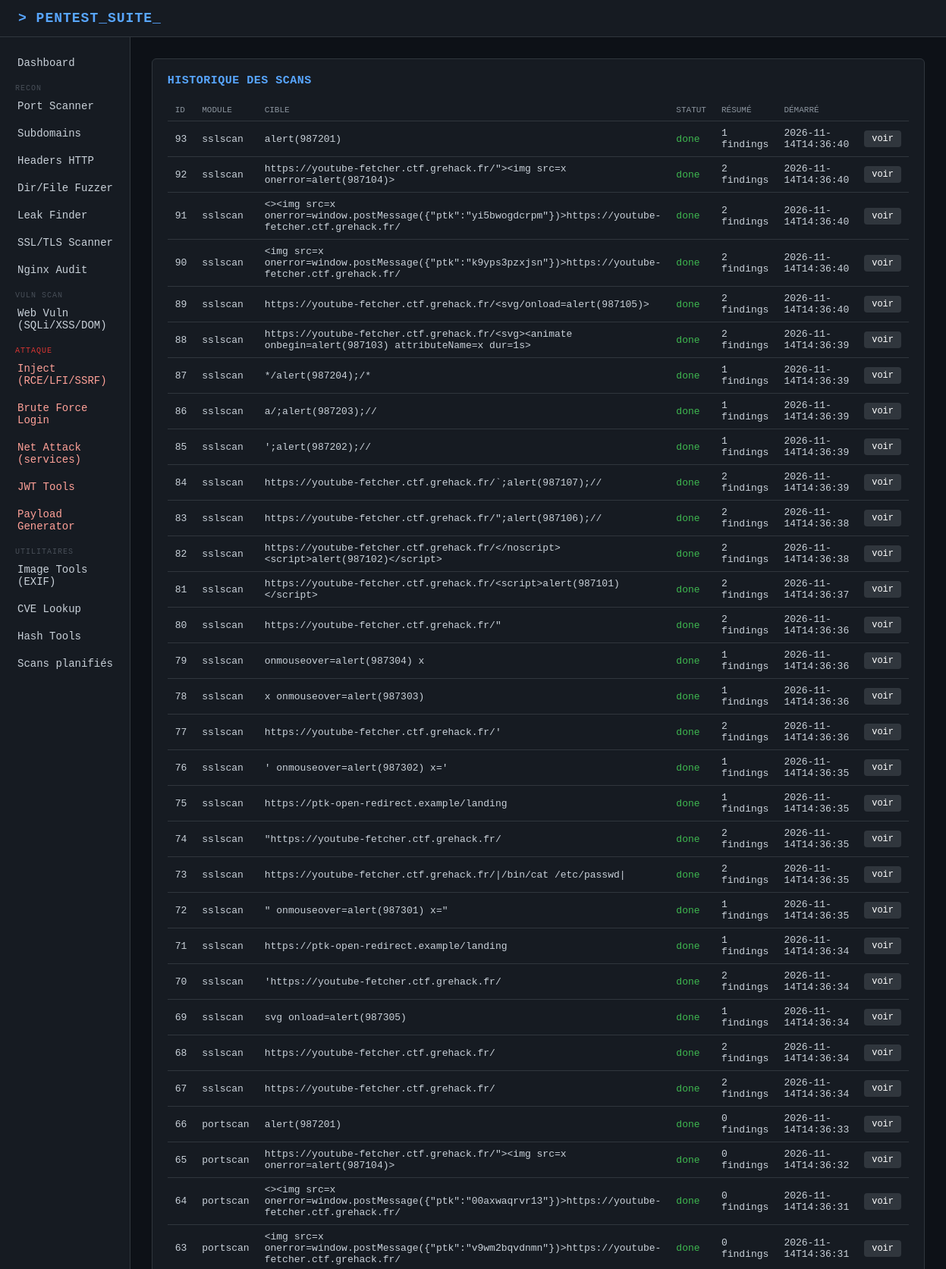
The page / (upper part) on the database its author committed.
### tables this page shows
CREATE TABLE scans (
            id INTEGER PRIMARY KEY AUTOINCREMENT,
            module TEXT NOT NULL,
            target TEXT NOT NULL,
            status TEXT NOT NULL,
            started_at TEXT NOT NULL,
            finished_at TEXT,
            summary TEXT
        );

### app.py (the view)
@app.route("/")
def dashboard():
    scans = db.list_scans()
    return render_template("dashboard.html", scans=scans)

### db.py (called while the page is built)
def get_conn():
    conn = sqlite3.connect(DB_PATH)
    conn.row_factory = sqlite3.Row
    return conn

def list_scans(limit=50):
    conn = get_conn()
    cur = conn.cursor()
    cur.execute("SELECT * FROM scans ORDER BY id DESC LIMIT ?", (limit,))
    scans = cur.fetchall()
    conn.close()
    return scans

### templates/dashboard.html
{% extends "base.html" %}
{% block content %}
<div class="card">
    <h2>Historique des scans</h2>
    <table>
        <tr>
            <th>ID</th>
            <th>Module</th>
            <th>Cible</th>
            <th>Statut</th>
            <th>Résumé</th>
            <th>Démarré</th>
            <th></th>
        </tr>
        {% for scan in scans %}
        <tr>
            <td>{{ scan['id'] }}</td>
            <td>{{ scan['module'] }}</td>
            <td>{{ scan['target'] }}</td>
            <td class="status-{{ scan['status'] }}">{{ scan['status'] }}</td>
            <td>{{ scan['summary'] or '-' }}</td>
            <td>{{ scan['started_at'][:19] }}</td>
            <td><a href="{{ url_for('scan_result', scan_id=scan['id']) }}" class="btn btn-secondary" style="padding:4px 10px; margin:0; font-size:12px;">voir</a></td>
        </tr>
        {% else %}
        <tr>
            <td colspan="7">Aucun scan pour le moment.</td>
        </tr>
        {% endfor %}
    </table>
</div>
{% endblock %}

### static/css/style.css (style rules this page uses)
* { box-sizing: border-box; margin: 0; padding: 0; }
body { background: #0d1117; color: #c9d1d9; font-family: "Consolas", "Courier New", monospace; min-height: 100vh; }
.card { background: #161b22; border: 1px solid #30363d; border-radius: 6px; padding: 20px; margin-bottom: 20px; }
.card h2 { font-size: 15px; color: #58a6ff; margin-bottom: 16px; text-transform: uppercase; letter-spacing: 0.5px; }
button, .btn { background: #238636; color: #fff; border: none; padding: 10px 18px; border-radius: 4px; font-family: inherit; font-size: 13px; cursor: pointer; margin-top: 16px; display: inline-block; text-decoration: none; }
.btn-secondary { background: #30363d; }
table { width: 100%; border-collapse: collapse; margin-top: 12px; font-size: 13px; }
th, td { text-align: left; padding: 8px 10px; border-bottom: 1px solid #30363d; }
th { color: #8b949e; font-weight: normal; text-transform: uppercase; font-size: 11px; }
.status-done { color: #3fb950; }
.fade-in { animation: fadeIn 0.35s ease-out both; }
.card { transition: border-color 0.2s ease; }
button, .btn { transition: background 0.15s ease, transform 0.1s ease; }

### rows shown on the page
scans: id "93", module "sslscan", target "alert(987201)", status "done", summary "1 findings", started_at "2026-11-14T14:36:40"
scans: id "92", module "sslscan", target "https://youtube-fetcher.ctf.grehack.fr/\"><img src=x onerror=alert(987104)>", status "done", summary "2 findings", started_at "2026-11-14T14:36:40"
scans: id "91", module "sslscan", target "<><img src=x onerror=window.postMessage({\"ptk\":\"yi5bwogdcrpm\"})>https://youtube-fetcher.ctf.grehack.fr/", status "done", summary "2 findings", started_at "2026-11-14T14:36:40"
scans: id "90", module "sslscan", target "<img src=x onerror=window.postMessage({\"ptk\":\"k9yps3pzxjsn\"})>https://youtube-fetcher.ctf.grehack.fr/", status "done", summary "2 findings", started_at "2026-11-14T14:36:40"
scans: id "89", module "sslscan", target "https://youtube-fetcher.ctf.grehack.fr/<svg/onload=alert(987105)>", status "done", summary "2 findings", started_at "2026-11-14T14:36:40"
scans: id "88", module "sslscan", target "https://youtube-fetcher.ctf.grehack.fr/<svg><animate onbegin=alert(987103) attributeName=x dur=1s>", status "done", summary "2 findings", started_at "2026-11-14T14:36:39"
scans: id "87", module "sslscan", target "*/alert(987204);/*", status "done", summary "1 findings", started_at "2026-11-14T14:36:39"
scans: id "86", module "sslscan", target "a/;alert(987203);//", status "done", summary "1 findings", started_at "2026-11-14T14:36:39"
scans: id "85", module "sslscan", target "';alert(987202);//", status "done", summary "1 findings", started_at "2026-11-14T14:36:39"
scans: id "84", module "sslscan", target "https://youtube-fetcher.ctf.grehack.fr/`;alert(987107);//", status "done", summary "2 findings", started_at "2026-11-14T14:36:39"
scans: id "83", module "sslscan", target "https://youtube-fetcher.ctf.grehack.fr/\";alert(987106);//", status "done", summary "2 findings", started_at "2026-11-14T14:36:38"
scans: id "82", module "sslscan", target "https://youtube-fetcher.ctf.grehack.fr/</noscript><script>alert(987102)</script>", status "done", summary "2 findings", started_at "2026-11-14T14:36:38"
scans: id "81", module "sslscan", target "https://youtube-fetcher.ctf.grehack.fr/<script>alert(987101)</script>", status "done", summary "2 findings", started_at "2026-11-14T14:36:37"
scans: id "80", module "sslscan", target "https://youtube-fetcher.ctf.grehack.fr/\"", status "done", summary "2 findings", started_at "2026-11-14T14:36:36"
scans: id "79", module "sslscan", target "onmouseover=alert(987304) x", status "done", summary "1 findings", started_at "2026-11-14T14:36:36"
scans: id "78", module "sslscan", target "x onmouseover=alert(987303)", status "done", summary "1 findings", started_at "2026-11-14T14:36:36"
scans: id "77", module "sslscan", target "https://youtube-fetcher.ctf.grehack.fr/'", status "done", summary "2 findings", started_at "2026-11-14T14:36:36"
scans: id "76", module "sslscan", target "' onmouseover=alert(987302) x='", status "done", summary "1 findings", started_at "2026-11-14T14:36:35"
scans: id "75", module "sslscan", target "https://ptk-open-redirect.example/landing", status "done", summary "1 findings", started_at "2026-11-14T14:36:35"
scans: id "74", module "sslscan", target "\"https://youtube-fetcher.ctf.grehack.fr/", status "done", summary "2 findings", started_at "2026-11-14T14:36:35"
scans: id "73", module "sslscan", target "https://youtube-fetcher.ctf.grehack.fr/|/bin/cat /etc/passwd|", status "done", summary "2 findings", started_at "2026-11-14T14:36:35"
scans: id "72", module "sslscan", target "\" onmouseover=alert(987301) x=\"", status "done", summary "1 findings", started_at "2026-11-14T14:36:35"
scans: id "71", module "sslscan", target "https://ptk-open-redirect.example/landing", status "done", summary "1 findings", started_at "2026-11-14T14:36:34"
scans: id "70", module "sslscan", target "'https://youtube-fetcher.ctf.grehack.fr/", status "done", summary "2 findings", started_at "2026-11-14T14:36:34"
scans: id "69", module "sslscan", target "svg onload=alert(987305)", status "done", summary "1 findings", started_at "2026-11-14T14:36:34"
scans: id "68", module "sslscan", target "https://youtube-fetcher.ctf.grehack.fr/", status "done", summary "2 findings", started_at "2026-11-14T14:36:34"
scans: id "67", module "sslscan", target "https://youtube-fetcher.ctf.grehack.fr/", status "done", summary "2 findings", started_at "2026-11-14T14:36:34"
scans: id "66", module "portscan", target "alert(987201)", status "done", summary "0 findings", started_at "2026-11-14T14:36:33"
scans: id "65", module "portscan", target "https://youtube-fetcher.ctf.grehack.fr/\"><img src=x onerror=alert(987104)>", status "done", summary "0 findings", started_at "2026-11-14T14:36:32"
scans: id "64", module "portscan", target "<><img src=x onerror=window.postMessage({\"ptk\":\"00axwaqrvr13\"})>https://youtube-fetcher.ctf.grehack.fr/", status "done", summary "0 findings", started_at "2026-11-14T14:36:31"
scans: id "63", module "portscan", target "<img src=x onerror=window.postMessage({\"ptk\":\"v9wm2bqvdnmn\"})>https://youtube-fetcher.ctf.grehack.fr/", status "done", summary "0 findings", started_at "2026-11-14T14:36:31"
